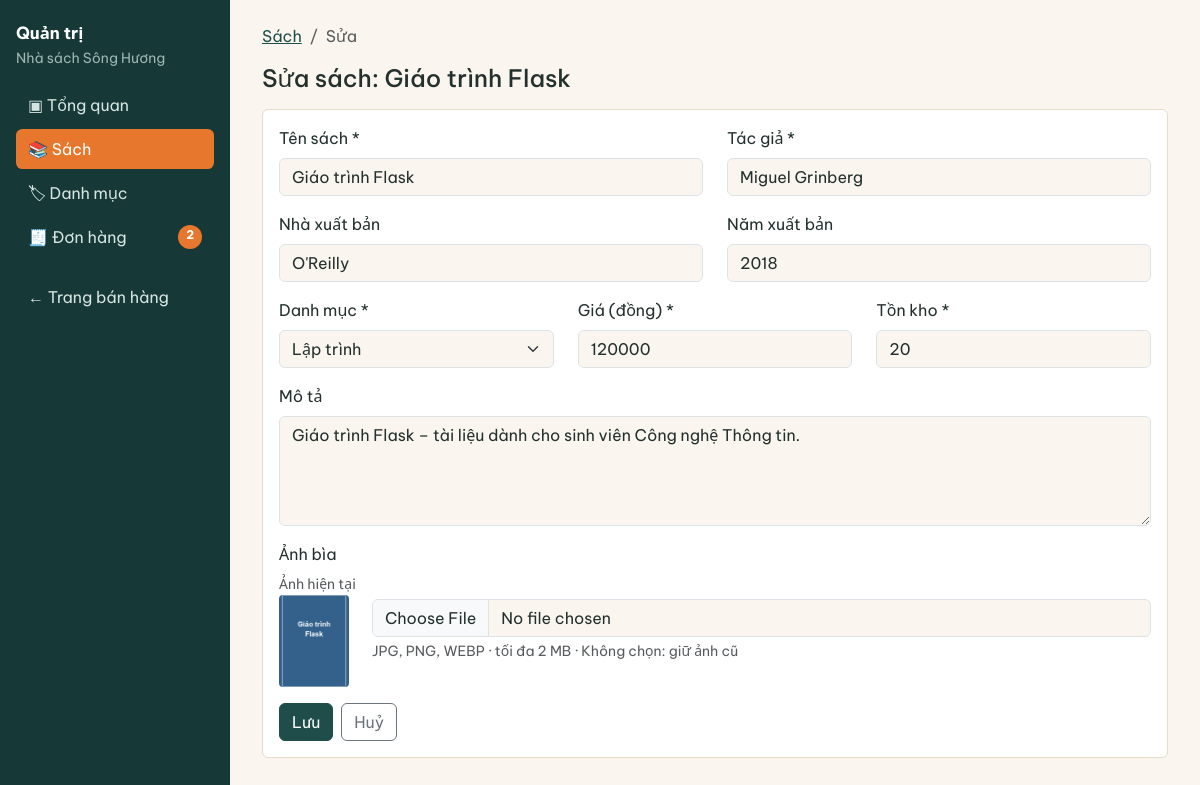
Page /admin/books/2/edit on the committed database.
### models.py (models this page shows)
class Book(db.Model):
    id = db.Column(db.Integer, primary_key=True)
    title = db.Column(db.String(200), nullable=False)
    author = db.Column(db.String(120), nullable=False)
    publisher = db.Column(db.String(120))
    year = db.Column(db.Integer)
    price = db.Column(db.Integer, nullable=False)          # đồng, số nguyên
    stock = db.Column(db.Integer, nullable=False, default=0)
    description = db.Column(db.Text)
    cover = db.Column(db.String(100))                      # tên file ngẫu nhiên
    category_id = db.Column(db.Integer, db.ForeignKey("category.id"), nullable=False)
    created_at = db.Column(db.DateTime, nullable=False, default=datetime.now)
    category = db.relationship("Category", back_populates="books")
    @property
    def cover_url(self):
        if self.cover:
            return url_for("static", filename=f"uploads/{self.cover}")
        return url_for("static", filename="img/no-cover.svg")

### admin.py (the view, shortened to what this page needs)
@bp.route("/books/new", methods=["GET", "POST"])
@bp.route("/books/<int:book_id>/edit", methods=["GET", "POST"])
def book_form(book_id=None):
    book = db.get_or_404(Book, book_id) if book_id else None
    form = BookForm(obj=book, book_id=book_id)
    if not db.session.scalar(select(func.count(Category.id))):
        flash("Hãy tạo ít nhất một danh mục trước khi thêm sách.", "warning")
        return redirect(url_for("admin.categories"))
    return render_template("admin/book_form.html", form=form, book=book)

### cart.py (called while the page is built)
def get_cart() -> dict:
    return dict(session.get("cart", {}))

def cart_count() -> int:
    return sum(get_cart().values())

### forms.py (called while the page is built)
def strip(value):
    return value.strip() if isinstance(value, str) else value

### templates/admin/book_form.html (shortened to what this page needs)
{% extends 'admin/base.html' %}
{% from '_macros.html' import field %}
{% block admin %}
<nav aria-label="breadcrumb"><ol class="breadcrumb">
  <li class="breadcrumb-item"><a href="{{ url_for('admin.books') }}">Sách</a></li>
  <li class="breadcrumb-item active">{{ 'Sửa' if book else 'Thêm' }}</li>
</ol></nav>
<h1 class="h4 mb-3">{% if book %}Sửa sách: {{ book.title }}{% else %}Thêm sách mới{% endif %}</h1>
<form method="post" enctype="multipart/form-data" novalidate class="card"><div class="card-body">
  <div class="row">
    <div class="col-md-6">{{ field(form.title) }}</div>
    <div class="col-md-6">{{ field(form.author) }}</div>
    <div class="col-md-6">{{ field(form.publisher) }}</div>
    <div class="col-md-6">{{ field(form.year) }}</div>
    <div class="col-md-4">{{ field(form.category_id) }}</div>
    <div class="col-md-4">{{ field(form.price) }}</div>
    <div class="col-md-4">{{ field(form.stock) }}</div>
    <div class="col-12">{{ field(form.description, 4) }}</div>
    <div class="col-12 mb-3">
      <label class="form-label" for="cover_file">Ảnh bìa</label>
      <div class="d-flex align-items-center gap-3">
        {% if book and book.cover %}<div><div class="small text-muted">Ảnh hiện tại</div><img class="thumb" style="width:70px;height:92px" src="{{ book.cover_url }}" alt=""></div>{% endif %}
        <div class="flex-grow-1">
          {{ form.cover_file(class='form-control' + (' is-invalid' if form.cover_file.errors else ''), accept='.jpg,.jpeg,.png,.webp') }}
          <div class="form-text">JPG, PNG, WEBP · tối đa 2 MB{% if book %} · Không chọn: giữ ảnh cũ{% endif %}</div>
        </div>
      </div>
    </div>
  </div>
  <div class="d-flex gap-2">
    <button class="btn btn-primary">Lưu</button>
    <a class="btn btn-outline-secondary" href="{{ url_for('admin.books') }}">Huỷ</a>
  </div>
</div></form>
{% endblock %}

### templates/_macros.html (shortened to what this page needs)
{% macro field(f, rows=3) %}
<div class="mb-3">
  <label class="form-label" for="{{ f.id }}">{{ f.label.text }}{% if f.flags.required %} *{% endif %}</label>
  {% set cls = 'form-control is-invalid' if f.errors else 'form-control' %}
  {% if f.type == 'TextAreaField' %}{{ f(class=cls, rows=rows) }}
  {% elif f.type == 'SelectField' %}{{ f(class=cls.replace('form-control','form-select')) }}
  {% else %}{{ f(class=cls) }}{% endif %}
</div>
{% endmacro %}

### static/css/style.css (style rules this page uses)
:root { --paper:#faf6ef; --ink:#23302e; --river:#1f4e4a; --river-dark:#163836; --accent:#e8772e; --line:#e4dccb; --muted:#6f7b78; --bs-body-font-family:"Be Vietnam Pro",system-ui,sans-serif; --bs-body-bg:var(--paper); --bs-body-color:var(--ink); }
body { background:var(--paper);color:var(--ink) }
a { color:var(--river) }
.btn-primary { --bs-btn-bg:var(--river);--bs-btn-border-color:var(--river); --bs-btn-hover-bg:var(--river-dark);--bs-btn-hover-border-color:var(--river-dark); --bs-btn-active-bg:var(--river-dark);--bs-btn-disabled-bg:var(--river);--bs-btn-disabled-border-color:var(--river) }
.card { border-color:var(--line);background:#fff }
.thumb { width:44px;height:58px;object-fit:cover;border-radius:.25rem }

### rows in the picture
Book: title "Giáo trình Flask", author "Miguel Grinberg", publisher "O'Reilly", year "2018", category_id "Lập trình", price "120000", stock "20", description "Giáo trình Flask – tài liệu dành cho sinh viên Công nghệ Thông tin.", cover_url (picture)

### other values in the picture
{{ pending_count }} "2"
{{ 'Sửa' if book else 'Thêm' }} "Sửa"
{{ f.label.text }} "Tên sách Tác giả Nhà xuất bản Năm xuất bản Danh mục Giá (đồng) Tồn kho Mô tả"
